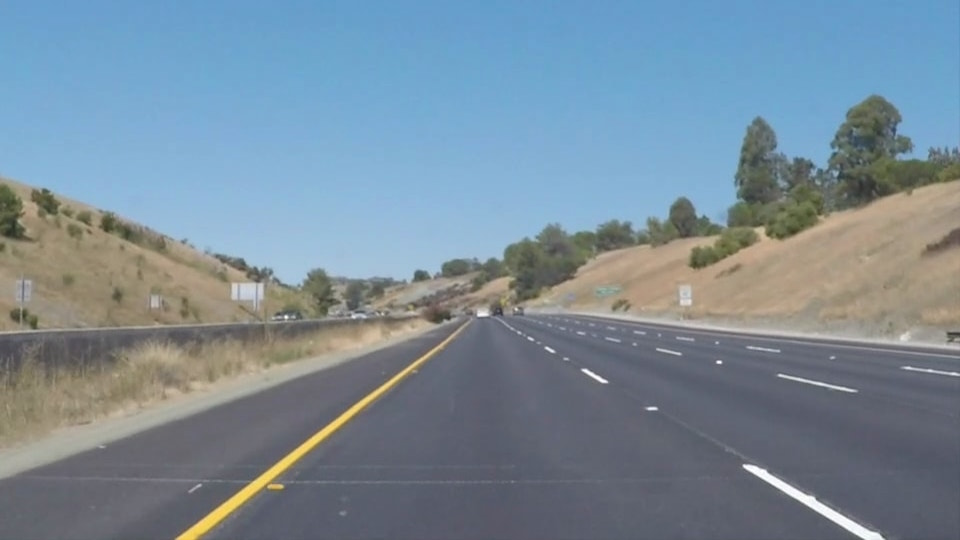
#> input picture term1/CarND-LaneLines-P1/test_images/whiteCarLaneSwitch.jpg, 960 x 540 px
$ jupyter execute --allow-errors P1.ipynb   (shell and % lines are left out)
#> lines starting #> are read from the running program, lines starting #| are printed output that depends on the picture; after the words box and inside, x2 and y2 are one past the last pixel; in counts of white or black regions, pixels touching at a corner belong together
# **Finding Lane Lines on the Road**
***
In this project, you will use the tools you learned about in the lesson to identify lane lines on the road.  You can develop your pipeline on a series of individual images, and later apply the result to a video stream (really just a series of images). Check out the video clip "raw-lines-example.mp4" (also contained in this repository) to see what the output should look like after using the helper functions below.

Once you have a result that looks roughly like "raw-lines-example.mp4", you'll need to get creative and try to average and/or extrapolate the line segments you've detected to map out the full extent of the lane lines.  You can see an example of the result you're going for in the video "P1_example.mp4".  Ultimately, you would like to draw just one line for the left side of the lane, and one for the right.

---
Let's have a look at our first image called 'test_images/solidWhiteRight.jpg'.  Run the 2 cells below (hit Shift-Enter or the "play" button above) to display the image.

**Note** If, at any point, you encounter frozen display windows or other confounding issues, you can always start again with a clean slate by going to the "Kernel" menu above and selecting "Restart & Clear Output".

---

**The tools you have are color selection, region of interest selection, grayscaling, Gaussian smoothing, Canny Edge Detection and Hough Tranform line detection.  You  are also free to explore and try other techniques that were not presented in the lesson.  Your goal is piece together a pipeline to detect the line segments in the image, then average/extrapolate them and draw them onto the image for display (as below).  Once you have a working pipeline, try it out on the video stream below.**

---

<figure>

 <figcaption>
 <p></p>
 <p style="text-align: center;"> Your output should look something like this (above) after detecting line segments using the helper functions below </p>
 </figcaption>
</figure>
 <p></p>
<figure>

 <figcaption>
 <p></p>
 <p style="text-align: center;"> Your goal is to connect/average/extrapolate line segments to get output like this</p>
 </figcaption>
</figure>

[cell 1]
#importing some useful packages
import matplotlib.pyplot as plt
import matplotlib.image as mpimg
import numpy as np
import cv2
from sklearn import  linear_model

#golbal variables for moving average calculation
left_line_slope=0
left_line_intercept=0
right_line_slope=0
right_line_intercept=0
min_y=0
max_y=0

[cell 2]
#reading in an image
image = mpimg.imread('test_images/whiteCarLaneSwitch.jpg')
#> image is the input picture: shape (540, 960, 3); mean R, G, B 121.2, 139.4, 152.9
#printing out some stats and plotting
print('This image is:', type(image), 'with dimesions:', image.shape)
#| This image is: <class 'numpy.ndarray'> with dimesions: (540, 960, 3)
plt.imshow(image)  #call as plt.imshow(gray, cmap='gray') to show a grayscaled image

**Some OpenCV functions (beyond those introduced in the lesson) that might be useful for this project are:**

`cv2.inRange()` for color selection
`cv2.fillPoly()` for regions selection
`cv2.line()` to draw lines on an image given endpoints
`cv2.addWeighted()` to coadd / overlay two images
`cv2.cvtColor()` to grayscale or change color
`cv2.imwrite()` to output images to file
`cv2.bitwise_and()` to apply a mask to an image

**Check out the OpenCV documentation to learn about these and discover even more awesome functionality!**

Below are some helper functions to help get you started. They should look familiar from the lesson!

[cell 3]
import math

#moving average calculation method
def maverage(value, new_value, size=30):
    if (value == 0):
        return new_value
    value -= value / size;
    value += new_value / size;
    return value;
#init global variables
def initGlobalVariables():
    global left_line_slope
    global left_line_intercept
    global right_line_slope
    global right_line_intercept
    global min_y
    global max_y
    left_line_slope=0
    left_line_intercept=0
    right_line_slope=0
    right_line_intercept=0
    min_y=0
    max_y=0

def grayscale(img):
    """Applies the Grayscale transform
    This will return an image with only one color channel
    but NOTE: to see the returned image as grayscale
    you should call plt.imshow(gray, cmap='gray')"""
    return cv2.cvtColor(img, cv2.COLOR_BGR2GRAY)

def canny(img, low_threshold, high_threshold):
    """Applies the Canny transform"""
    return cv2.Canny(img, low_threshold, high_threshold)

def gaussian_blur(img, kernel_size):
    """Applies a Gaussian Noise kernel"""
    return cv2.GaussianBlur(img, (kernel_size, kernel_size), 0)

def region_of_interest(img, vertices):
    """
    Applies an image mask.

    Only keeps the region of the image defined by the polygon
    formed from `vertices`. The rest of the image is set to black.
    """
    #defining a blank mask to start with
    mask = np.zeros_like(img)

    #defining a 3 channel or 1 channel color to fill the mask with depending on the input image
    if len(img.shape) > 2:
        channel_count = img.shape[2]  # i.e. 3 or 4 depending on your image
        ignore_mask_color = (255,) * channel_count
    else:
        ignore_mask_color = 255

    #filling pixels inside the polygon defined by "vertices" with the fill color
    cv2.fillPoly(mask, vertices, ignore_mask_color)

    #returning the image only where mask pixels are nonzero
    masked_image = cv2.bitwise_and(img, mask)
    return masked_image


def draw_lines(img, lines, color=[255, 0, 0], thickness=15):
    """
    NOTE: this is the function you might want to use as a starting point once you want to
    average/extrapolate the line segments you detect to map out the full
    extent of the lane (going from the result shown in raw-lines-example.mp4
    to that shown in P1_example.mp4).

    Think about things like separating line segments by their
    slope ((y2-y1)/(x2-x1)) to decide which segments are part of the left
    line vs. the right line.  Then, you can average the position of each of
    the lines and extrapolate to the top and bottom of the lane.

    This function draws `lines` with `color` and `thickness`.
    Lines are drawn on the image inplace (mutates the image).
    If you want to make the lines semi-transparent, think about combining
    this function with the weighted_img() function below
    """
    #gobal varibale for moving average calculation
    global left_line_slope
    global left_line_intercept
    global right_line_slope
    global right_line_intercept
    global min_y
    global max_y

    #store the line coordinates,slope and intercept
    left_x = list()
    left_y = list()
    left_slope=list()
    left_line_length=0
    left_intercept=list()
    longest_left_line_slope=0
    longest_left_line_intercept=0

    right_x = list()
    right_y = list()
    right_slope=list()
    right_intercept=list()
    right_line_length=0
    longest_right_line_slope=0
    longest_right_line_intercept=0


    for line in lines:
        for x1,y1,x2,y2 in line:
            slope=(y2-y1)/(x2-x1)
            #filter lines with abs(slope) < 0.2
            if(abs(slope)>0.2):
                intercept=y2-slope*x2
                #if slope > 0 its right line else left line
                if slope >0 :
                    right_x.append(x1)
                    right_x.append(x2)
                    right_y.append(y1)
                    right_y.append(y2)
                    right_slope.append(slope)
                    right_dist= np.sqrt(np.square(y2-y1)+np.square(x2-x1))
                    right_intercept.append(intercept)
                    #store the slope and intercept of largest right line
                    if right_line_length < right_dist:
                        right_line_length=right_dist
                        longest_right_line_slope=slope
                        longest_right_line_intercept=intercept
                else :
                    left_x.append(x1)
                    left_x.append(x2)
                    left_y.append(y1)
                    left_y.append(y2)
                    left_slope.append(slope)
                    left_dist= np.sqrt(np.square(y2-y1)+np.square(x2-x1))
                    left_intercept.append(intercept)
                    #store the slope and intercept of largest left line
                    if left_line_length < left_dist:
                        left_line_length=left_dist
                        longest_left_line_slope=slope
                        longest_left_line_intercept=intercept


    #get max and min y values from detected lines
    max_r=0
    min_r=0
    max_l=0
    min_l=0
    if(len(right_y)>0):
        max_r=max(right_y)
        min_r=min(right_y)
    if(len(left_y)>0):
        max_l=max(left_y)
        min_l=min(left_y)

    new_max_y=max(max_l,max_r)
    new_min_y=min(min_l,min_r)

    if(new_min_y==0):
        new_min_y=int(img.shape[1]*.35)

    #moving average of y values
    min_y= int(maverage(min_y,new_min_y))
    max_y= int(maverage(max_y,new_max_y))

    max_left_y=max_y
    min_left_y=min_y

    #moving average of slope and intercept
    left_line_slope=maverage(left_line_slope,longest_left_line_slope)
    right_line_slope=maverage(right_line_slope,longest_right_line_slope)
    left_line_intercept=maverage(left_line_intercept,longest_left_line_intercept)
    right_line_intercept=maverage(right_line_intercept,longest_right_line_intercept)

    #left line equation
    new_left_x1=int((max_left_y-left_line_intercept)/left_line_slope)
    new_left_x2=int((min_left_y-left_line_intercept)/left_line_slope)

    cv2.line(img, (new_left_x1, max_left_y), (new_left_x2, min_left_y), color, thickness)

    #right line equation
    max_right_y=max_y
    min_right_y=min_y

    new_right_x1=int((max_right_y-right_line_intercept)/right_line_slope)
    new_right_x2=int((min_right_y-right_line_intercept)/right_line_slope)
    cv2.line(img, (new_right_x1, max_right_y), (new_right_x2, min_right_y), color, thickness)


def hough_lines(img, rho, theta, threshold, min_line_len, max_line_gap):
    """
    `img` should be the output of a Canny transform.

    Returns an image with hough lines drawn.
    """
    lines = cv2.HoughLinesP(img, rho, theta, threshold, np.array([]), minLineLength=min_line_len, maxLineGap=max_line_gap)
    line_img = np.zeros((*img.shape, 3), dtype=np.uint8)

    draw_lines(line_img, lines)
    return line_img

# Python 3 has support for cool math symbols.

def weighted_img(img, initial_img, α=0.8, β=1., λ=0.):
    """
    `img` is the output of the hough_lines(), An image with lines drawn on it.
    Should be a blank image (all black) with lines drawn on it.

    `initial_img` should be the image before any processing.

    The result image is computed as follows:

    initial_img * α + img * β + λ
    NOTE: initial_img and img must be the same shape!
    """
    return cv2.addWeighted(initial_img, α, img, β, λ)

[cell 4]
def lane_lines_pipeline(img,kernel_size = 5, low_threshold = 20, high_threshold = 100,
                 rho = 2,theta = np.pi/180, threshold = 15 ,min_line_length = 40 ,
                 max_line_gap = 20 ):
    #get grayscale of the image
    gray=grayscale(img)
    blur_gray = gaussian_blur(gray,kernel_size)

    #run canny edge detection on the greyscale image
    edges = canny(blur_gray, low_threshold, high_threshold)

    #select an interest region based on the image size
    imshape= img.shape
    vertices = np.array([[(0,imshape[0]),(imshape[1]*.40, imshape[0]*.60), (imshape[1]*.60, imshape[0]*.60), (imshape[1],imshape[0])]], dtype=np.int32)
    masked_edges=region_of_interest(edges,vertices)

    #run hough lines detection on the selected region
    line_img=hough_lines(masked_edges,rho,theta,threshold,min_line_length,max_line_gap)

    #merge the lines with original image
    changed_image=weighted_img(line_img,img)

    #return image with left and right lanes
    return changed_image


initGlobalVariables()
plt.imshow(lane_lines_pipeline(image))
#> in region_of_interest, `cv2.fillPoly(mask, vertices, ignore_mask_color)`:
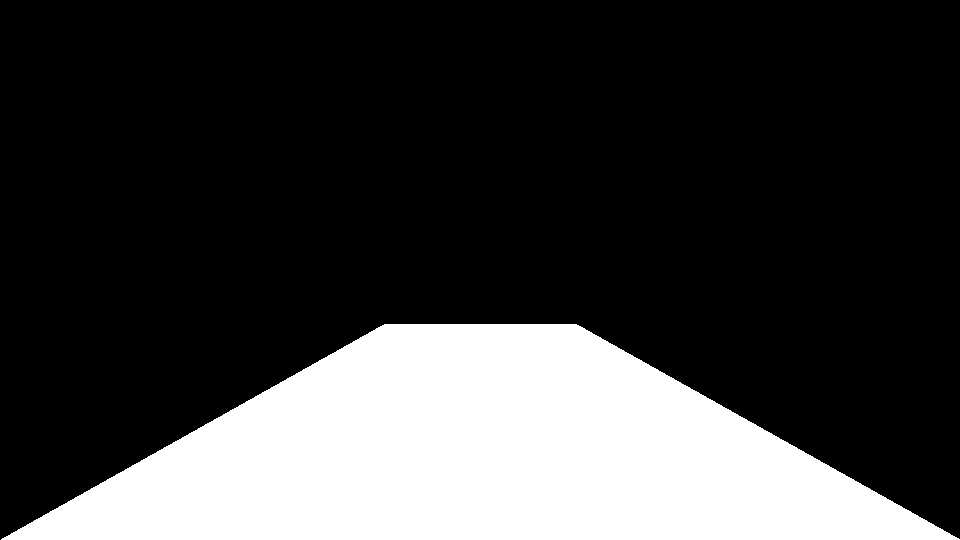
#> mask: shape (540, 960); 24% white; 1 white region, box (x1, y1, x2, y2) and area: (1, 324, 960, 540) 124584
#> in region_of_interest, `masked_image = cv2.bitwise_and(img, mask)`:
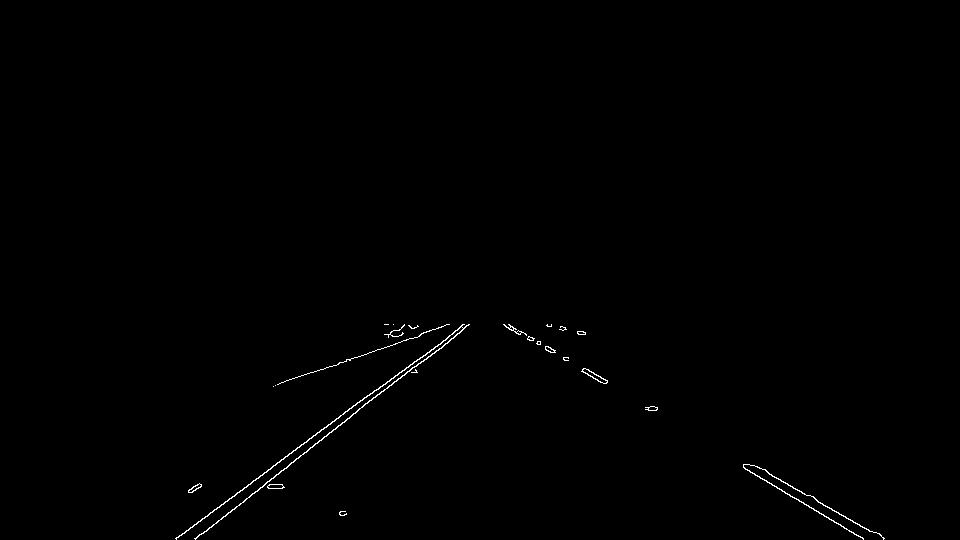
#> masked_image: shape (540, 960); 0.4% white in thin lines or dots, all inside (x1, y1, x2, y2) = (175, 324, 885, 540)
#> in hough_lines, `lines = cv2.HoughLinesP(img, rho, theta, threshold, np.array([]), minL..`: lines = 17 rows, first 6: [504, 324, 603, 383], [195, 538, 469, 324], [743, 467, 823, 514], [176, 539, 374, 390], [234, 496, 414, 361], [757, 466, 883, 539]
#> the loop in draw_lines, `for line in lines:` made 17 passes
#> after the loop in draw_lines, `for line in lines:`: left_intercept = [690.3, 671.4, 671.5, 479.8, 684.9, 480.2, 685, 672.4, 681.8, 691]; left_line_length = 347.7; left_slope = [-0.781, -0.753, -0.75, -0.345, -0.778, -0.348, -0.78, -0.762, -0.763, -0.779]; left_x = [195, 469, 176, 374, 234, 414, 275, 420, 419, 464, 403, 449, 404, 463, 179, 221, 359, 418, 195, 263]; left_y = [538, 324, 539, 390, 496, 361, 385, 335, 359, 324, 340, 324, 370, 324, 536, 504, 408, 363, 539, 486]; longest_left_line_intercept = 690.3; longest_left_line_slope = -0.781; longest_right_line_intercept = 27.42; longest_right_line_slope = 0.579; right_intercept = [23.64, 30.49, 27.42, 42.08, 54.74, 8.48, 60.08]; right_line_length = 145.6; right_slope = [0.596, 0.588, 0.579, 0.557, 0.537, 0.619, 0.538]; right_x = [504, 603, 743, 823, 757, 883, 510, 607, 527, 607, 521, 605, 752, 817]; right_y = [324, 383, 467, 514, 466, 539, 326, 380, 338, 381, 331, 383, 465, 500]
#> in draw_lines, `max_r=max(right_y)`: max_r = 539
#> in draw_lines, `min_r=min(right_y)`: min_r = 324
#> in draw_lines, `max_l=max(left_y)`: max_l = 539
#> in draw_lines, `min_l=min(left_y)`: min_l = 324
#> in draw_lines, `new_max_y=max(max_l,max_r)`: new_max_y = 539
#> in draw_lines, `new_min_y=min(min_l,min_r)`: new_min_y = 324
#> in draw_lines, `max_y= int(maverage(max_y,new_max_y))`: max_y = 539
#> in draw_lines, `min_left_y=min_y`: min_left_y = 324
#> in draw_lines, `left_line_slope=maverage(left_line_slope,longest_left_line_slope)`: left_line_slope = -0.781
#> in draw_lines, `right_line_slope=maverage(right_line_slope,longest_right_line_slope)`: right_line_slope = 0.579
#> in draw_lines, `left_line_intercept=maverage(left_line_intercept,longest_left_line_int..`: left_line_intercept = 690.3
#> in draw_lines, `right_line_intercept=maverage(right_line_intercept,longest_right_line_..`: right_line_intercept = 27.42
#> in draw_lines, `new_left_x1=int((max_left_y-left_line_intercept)/left_line_slope)`: new_left_x1 = 193
#> in draw_lines, `new_left_x2=int((min_left_y-left_line_intercept)/left_line_slope)`: new_left_x2 = 469
#> in draw_lines, `max_right_y=max_y`: max_right_y = 539
#> in draw_lines, `min_right_y=min_y`: min_right_y = 324
#> in draw_lines, `new_right_x1=int((max_right_y-right_line_intercept)/right_line_slope)`: new_right_x1 = 883
#> in draw_lines, `new_right_x2=int((min_right_y-right_line_intercept)/right_line_slope)`: new_right_x2 = 511
#> in draw_lines, `cv2.line(img, (new_right_x1, max_right_y), (new_right_x2, min_right_y)..`:
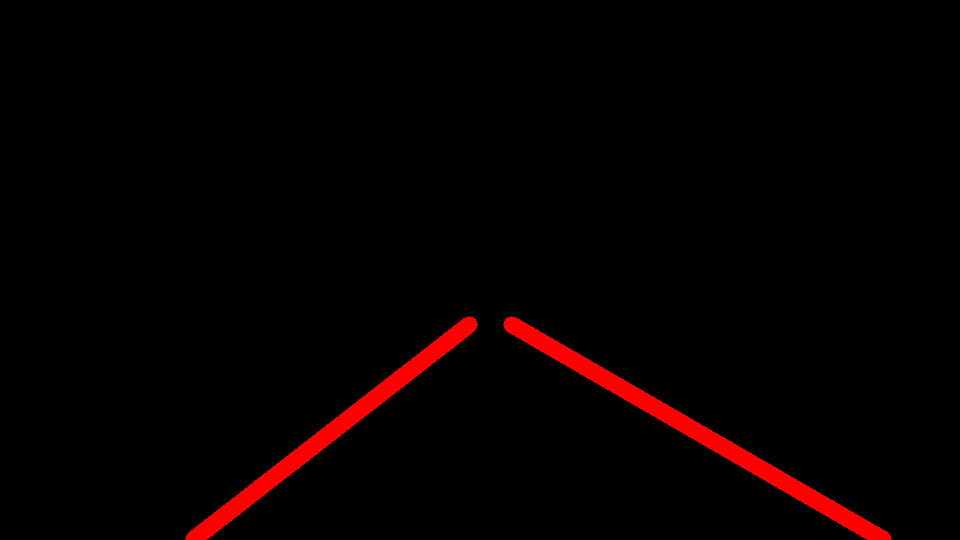
#> img: shape (540, 960, 3); mean of channels 0, 1, 2 6.6, 0, 0; drawn as R, G, B
#> in weighted_img, `return cv2.addWeighted(initial_img, α, img, β, λ)`:
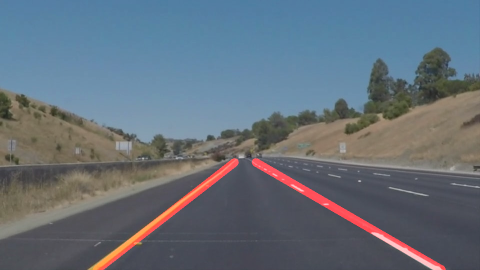
#> returned value: shape (540, 960, 3) (shown at 1/2 size); mean of channels 0, 1, 2 100.6, 111.5, 122.3; drawn as R, G, B

##### Test on Images

Now you should build your pipeline to work on the images in the directory "test_images"
**You should make sure your pipeline works well on these images before you try the videos.**

[cell 5]
import os
initGlobalVariables()
for image_name in os.listdir("test_images/"):
    image = mpimg.imread('test_images/'+image_name)
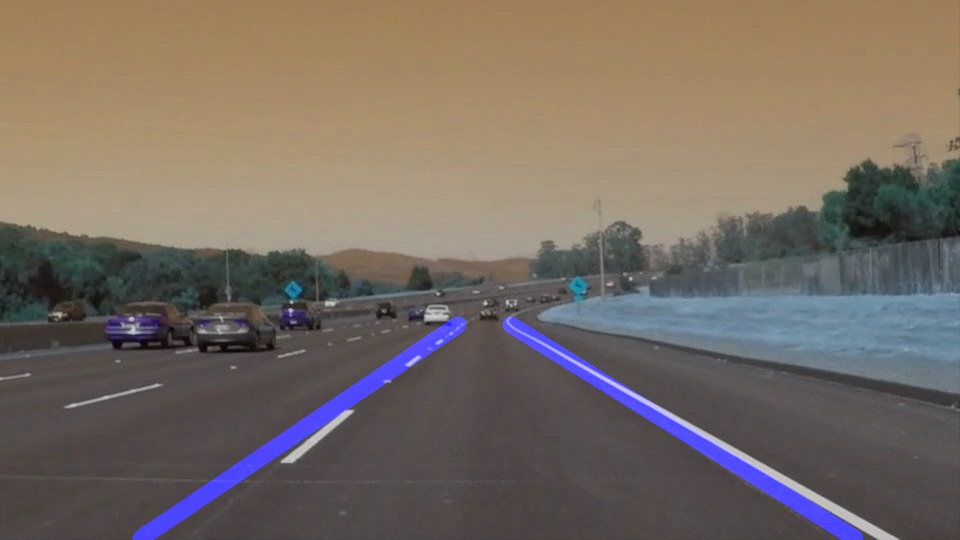
#> input picture term1/CarND-LaneLines-P1/test_images/line_solidWhiteCurve.jpg, 960 x 540 px
#> image is the input picture: shape (540, 960, 3); mean R, G, B 118.4, 107.5, 99.2
    params = list()
    params.append(cv2.IMWRITE_JPEG_QUALITY)
    params.append(100)
    cv2.imwrite('test_images/'+"line_"+image_name,lane_lines_pipeline(image),params)
#> in grayscale (call 2), `return cv2.cvtColor(img, cv2.COLOR_BGR2GRAY)`:
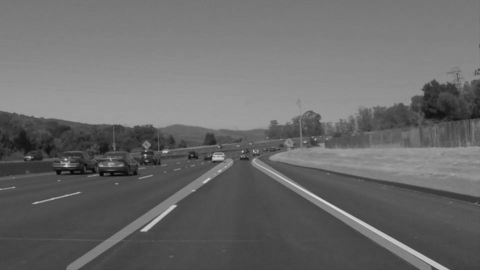
#> returned value: shape (540, 960) (shown at 1/2 size); min 3, max 217, mean 106.3
#> call 2 of canny, with low_threshold = 20, high_threshold = 100
#> in canny (call 2), `return cv2.Canny(img, low_threshold, high_threshold)`:
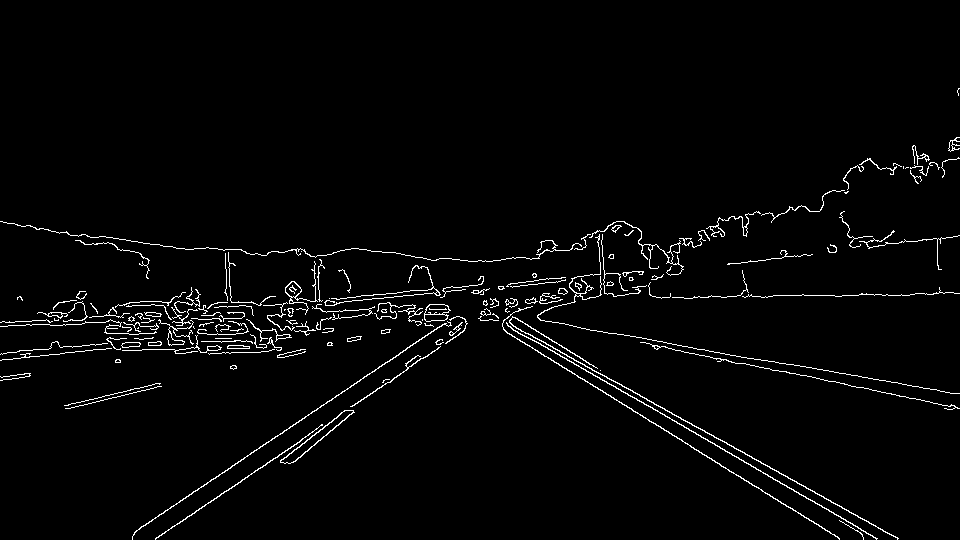
#> returned value: shape (540, 960); 2.4% white in thin lines or dots, all inside (x1, y1, x2, y2) = (0, 88, 960, 540)
#> (the rest of the program and of its run is left out)
